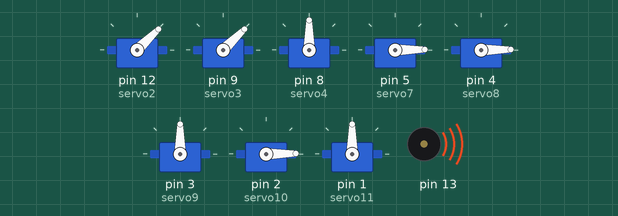
Recording of a sketch running on a simulated Arduino Uno, built with avr-gcc and run on an emulated ATmega328P. Shown: 8 × servo, buzzer (waves = sounding).

Above: at 0.91 s.
At 2.18 s:
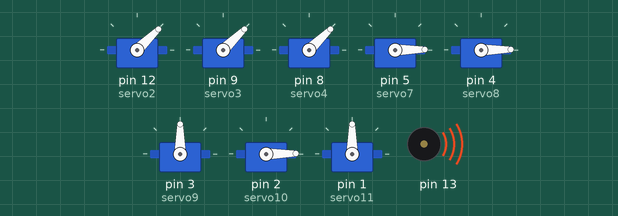
At 7.82 s:
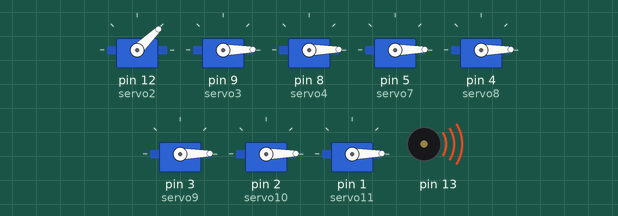
At 16.68 s:
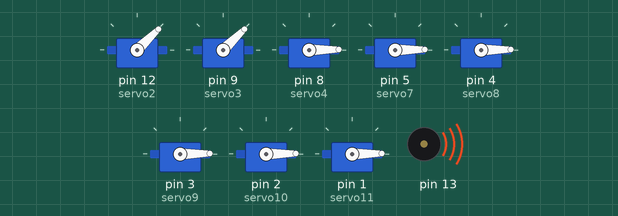
At 25.07 s:
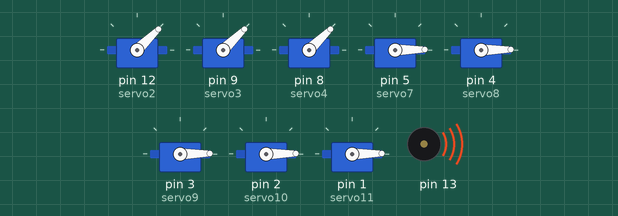
At 37.7 s:
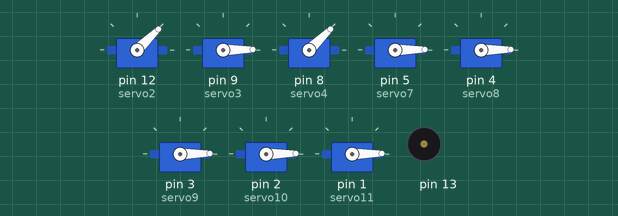
Timing chart, 0 to 40.0 s (numbered marks = the images above):
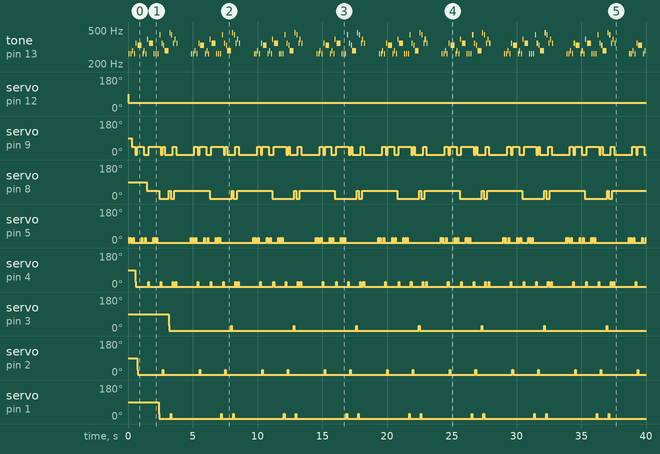

Measured:
- by itself, servo on pin 12 (servo2): 90° → 44° at 0.03 s
- by itself, servo on pin 8 (servo4): 90° → 44° at 1.5 s, → 1° 0.94 s later, → 44° 0.77 s later, → 1° 0.15 s later, … (33 changes in this stretch)
- by itself, servo on pin 3 (servo9): alternates 29° for 0.05 s and 1° for 4.8 s
- by itself, servo on pin 2 (servo10): repeats every 4.8 s: 1° 1.9 s, 29° 0.05 s, 1° 2.8 s, 29° 0.05 s
- by itself, servo on pin 1 (servo11): repeats every 4.8 s: 1° 0.87 s, 29° 0.05 s, 1° 3.9 s, 29° 0.05 s
- by itself, servo on pin 9 (servo3): repeats every 4.8 s: 1° 0.15 s, 44° 0.49 s, 1° 0.38 s, 44° 0.96 s, 1° 0.15 s, 44° 0.13 s, 1° 0.64 s, 44° 0.25 s, 1° 1.4 s, 44° 0.27 s
- by itself, servo on pin 4 (servo8): repeats every 4.8 s: 1° 0.97 s, 29° 0.05 s, 1° 0.91 s, 29° 0.05 s, 1° 0.87 s, 29° 0.05 s, 1° 0.21 s, 29° 0.05 s, 1° 1.6 s, 29° 0.05 s

The sketch:

tinker.ino
```cpp
/*Arduino code for testing guitar bot circuit on tinkercad
    How this code is different from the code that is to be used in the real model?
    Ans : This code doesn't use Adafruit library as it not supported in tinkercad.com. This code has also been modified in such a
          way to make use of piezos to create tune according to the servo motors movement.*/

#include<Servo.h>


Servo servo2;
Servo servo3;
Servo servo4;
Servo servo7;
Servo servo8;
Servo servo9;
Servo servo10;
Servo servo11;

int angle1 = 0;
int angle2 = 0;
int angle3 = 0;
int angle4 = 0;
int angle5 = 0;
int angle6 = 0;
int angle7 = 0;
int angle8 = 0;
int angle9 = 0;
int angle10 = 0;
int angle11 = 0;


void setup()
{

  servo2.attach(12);
  servo3.attach(9);
  servo4.attach(8);
  servo7.attach(5);
  servo8.attach(4);
  servo9.attach(3);
  servo10.attach(2);
  servo11.attach(1);
  pinMode(13,OUTPUT);
}

void loop()
{
  int i = 0;


    C(angle10 , angle5);
     angle10 = 45;
  tone(13 , 262); /*C*/

  delay(80);

   noTone(13);
  C(angle10 , angle5);
    angle10 = 0;
  tone(13 , 262); /*C*/

   delay(80);
   noTone(13);


  D(angle9);
  tone(13 , 284);
  angle9 = 45;
   delay(80);
  noTone(13);


  C(angle10 , angle5);
  angle10 = 45;
  tone(13 , 262);
   delay(80);
  noTone(13);

  f(angle4 , angle9);
  angle9 = 0;
  tone(13,349);
   delay(80);
  noTone(13);

  E(angle2 , angle9);
  angle9 = 45;
  tone(13,330);
  delay(300);
  noTone(13);

  C(angle10 , angle5);
  angle10 = 0;
  tone(13 , 262);
   delay(80);
  noTone(13);

  D(angle9);
  angle9 = 0;
  tone(13 , 284);
   delay(80);
  noTone(13);

  C(angle10 , angle5);
  angle10 = 45;
  tone(13 , 262);
   delay(80);
  noTone(13);

  G(angle8);
  angle8 = 45;
  tone(13 , 392);
   delay(80);
  noTone(13);

  f(angle4, angle9);
  angle9  = 45;
  tone(13 , 349);
   delay(300);
  noTone(13);

  C(angle10 , angle5);
  angle10 = 0;
  tone(13 , 262);
   delay(80);
  noTone(13);

  C(angle10 , angle5);
  angle10 = 45;
  tone(13 , 262);
   delay(80);
  noTone(13);


  C(angle10 , angle5);
  angle10 = 0;
  tone(13 , 262);
   delay(80);
  noTone(13);


  A( angle1 , angle8);
  angle8 = 0;
  tone(13 , 440);
   delay(80);
  noTone(13);

  f( angle4 , angle9);
  angle9 = 0;
  tone(13 , 349);
  delay(80);
  noTone(13);

  E(angle2, angle9);
  angle9 = 45;
  tone(13,330);
   delay(80);
  noTone(13);


  D(angle9);
  angle9 = 0;
  tone(13 , 284);
  delay(300);
  noTone(13);


  A_sharp(angle3, angle8);
  angle8 = 45;
  tone(13 , 466);
  delay(80);
  noTone(13);

  A(angle1 , angle8);
  angle8 = 0;
  tone(13 , 440);
   delay(80);
  noTone(13);

  f(angle4, angle9);
  angle9 = 45;
  tone(13 , 349);
   delay(80);
  noTone(13);

  G(angle8);
  angle8 = 45;
  tone(13 , 392);
  delay(80);
  noTone(13);

  f(angle4, angle9);
  angle9 = 0 ;
  tone(13 , 349);
  delay(80);
  noTone(13);


  delay(1000);

}


void C(int angle5 , int angle10)
{
  for(angle5 = 0 ; angle5 < 30 ; angle5++)
    servo7.write(angle5);
  delay(20);

  if(angle10 == 0)
  {
    for(angle10 = 0 ; angle10 < 45 ; angle10++)
      servo2.write(angle10);
    angle10 = 45;
    delay(20);
  }
  else
  {
    for(angle10 = 45 ; angle10 > 0 ; angle10--)
      servo2.write(angle10);
    angle10 = 0;
    delay(20);
  }
  for(angle5 = 30 ; angle5 > 0 ; angle5--)
    servo7.write(angle5);
  delay(20);
}

void D(int angle9)
{
  if(angle9 == 0)
  {
    for(angle9 = 0 ; angle9 < 45 ; angle9++)
      servo3.write(angle9);
    angle9 = 45;
    delay(20);
  }
  else
  {
    for(angle9 = 45 ; angle9 > 0 ; angle9--)
      servo3.write(angle9);
    angle9 = 0;
    delay(20);
  }
}

void f(int angle4 , int angle9)
{
  for(angle4 = 0 ; angle4 < 30 ; angle4++)
    servo8.write(angle4);
  delay(20);

  if(angle9 == 0)
  {
    for(angle9 = 0 ; angle9 < 45 ; angle9++)
      servo3.write(angle9);
    angle9 = 45;
    delay(20);
  }
  else
  {
    for(angle9 = 45 ; angle9 > 0 ; angle9--)
      servo3.write(angle9);
    angle9 = 0;
    delay(20);
  }
  for(angle4 = 30 ; angle4 > 0 ; angle4--)
    servo8.write(angle4);
  delay(20);
}

void E(int angle2, int angle9)
{
  for(angle2 = 0 ; angle2 < 30 ; angle2++)
    servo10.write(angle2);
  delay(20);

  if(angle9 == 0)
  {
    for(angle9 = 0 ; angle9 < 45 ; angle9++)
      servo3.write(angle9);
    angle9 = 45;
    delay(20);
  }
  else
  {
    for(angle9 = 45 ; angle9 > 0 ; angle9--)
      servo3.write(angle9);
    angle9 = 0;
    delay(20);
  }

  for(angle2 = 30 ; angle2 >  0 ; angle2--)
    servo10.write(angle2);
  delay(20);
}

void G(int angle8)
{
  if(angle8 == 0)
  {
    for(angle8 = 0 ; angle8 < 45 ; angle8++)
      servo4.write(angle8);
    angle8 = 45;
    delay(20);
  }
  else
  {
    for(angle8 = 45 ; angle8 > 0 ; angle8--)
      servo4.write(angle8);
    angle8 = 0;
    delay(20);
  }
}

void A(int angle1 , int angle8)
{
  for(angle1 = 0 ; angle1 < 30 ; angle1++)
    servo11.write(angle1);
  delay(20);

  if(angle8 == 0)
  {
    for(angle8 = 0 ; angle8 < 45 ; angle8++)
      servo4.write(angle8);
    angle8 = 45;
    delay(20);
  }
  else
  {
    for(angle8 = 45 ; angle8 > 0 ; angle8--)
      servo4.write(angle8);
    angle8 = 0;
    delay(20);
  }

  for(angle1 = 30 ; angle1 > 0 ; angle1--)
    servo11.write(angle1);
  delay(20);
}

void A_sharp(int angle3 , int angle8)
{
  for(angle3 = 0 ; angle3 < 30 ; angle3++)
    servo9.write(angle3);
  delay(20);

  if(angle8 == 0)
  {
    for(angle8 = 0 ; angle8 < 45 ; angle8++)
      servo4.write(angle8);
    angle8 = 45;
    delay(20);
  }
  else
  {
    for(angle8 = 45 ; angle8 > 0 ; angle8--)
      servo4.write(angle8);
    angle8 = 0;
    delay(20);
  }

  for(angle3 = 30 ; angle3 > 0 ; angle3--)
    servo9.write(angle3);
  delay(20);
}
```
